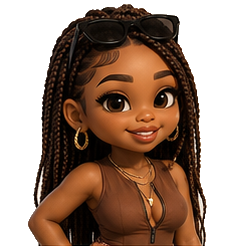
#> input picture yanna-popup-pack/source/expressions/yanna_face_01_sweet_smile.png, 246 x 246 px; its folder holds only this picture in this run
$ python check_transparency.py
#> lines starting #> are read from the running program, lines starting #| are printed output that depends on the picture; after the words box and inside, x2 and y2 are one past the last pixel; in counts of white or black regions, pixels touching at a corner belong together
#!/usr/bin/env python3
"""
check_transparency.py — verify every source PNG is a clean transparent cut-out.

For each PNG under source/ it reports:
    mode            (RGBA expected)
    has_alpha       does it carry an alpha channel at all?
    transparent%    share of fully-transparent pixels (a real cut-out is >0)
    opaque_bbox     tight box of visible pixels -> reveals wasted padding
    edge_clean      are the 1px borders fully transparent? (catches white boxes)
    verdict         OK / WARN / FAIL with a reason

Writes a summary table to stdout and manifest/transparency_report.csv.

Usage:  python3 scripts/check_transparency.py
"""

import csv
from pathlib import Path

from PIL import Image

PACK_ROOT = Path(__file__).resolve().parent.parent
SRC = PACK_ROOT / "source"
REPORT = PACK_ROOT / "manifest" / "transparency_report.csv"


# A real cut-out has a meaningful transparent area. Below this, the background
# was effectively never removed (a handful of stray alpha-0 pixels don't count).
OPAQUE_PCT = 1.0
# Full-body stickers legitimately touch the frame edge (braids, feet). Only treat
# the border as a "box" when MOST of the border ring is opaque.
BORDER_BOX_FRAC = 0.6


def analyze(path: Path):
    img = Image.open(path)
#> img is the input picture: PIL image 246x246 RGBA; mean R, G, B, A 151.6, 122, 102.1, 150.6
    mode = img.mode
#> mode = 'RGBA'
    row = {
        "file": str(path.relative_to(PACK_ROOT)),
        "mode": mode,
        "size": f"{img.width}x{img.height}",
        "has_alpha": False,
        "transparent_pct": 0.0,
        "border_opaque_pct": 0.0,
        "opaque_bbox": "",
        "verdict": "",
    }

    row["has_alpha"] = "A" in img.getbands()
    if mode != "RGBA":
        img = img.convert("RGBA")
    alpha = img.getchannel("A")
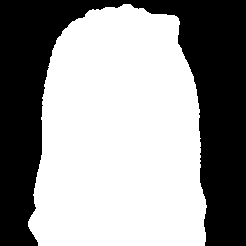
#> alpha: PIL image 246x246 L; 59.1% white; 1 black region, box (x1, y1, x2, y2) and area: (0, 0, 246, 246) 24771

    hist = alpha.histogram()
#> hist = 256 values, max 35745 at index 255, min 0 at index 1, mean 236.4
    total = img.width * img.height
#> total = 60516
    row["transparent_pct"] = round(100.0 * hist[0] / total, 2)
    row["opaque_bbox"] = str(alpha.getbbox() or "EMPTY")

    # fraction of the 1px border ring that is opaque (alpha > 128)
    w, h = img.size
#> w = 246; h = 246
    step_x, step_y = max(1, w // 60), max(1, h // 60)
#> step_x = 4; step_y = 4
    border = (
        [alpha.getpixel((x, 0)) for x in range(0, w, step_x)] +
        [alpha.getpixel((x, h - 1)) for x in range(0, w, step_x)] +
        [alpha.getpixel((0, y)) for y in range(0, h, step_y)] +
        [alpha.getpixel((w - 1, y)) for y in range(0, h, step_y)]
    )
#> border = 248 values, max 255 at index 72, min 0 at index 0, mean 43.19
    border_opaque = sum(1 for p in border if p > 128) / len(border)
#> border_opaque = 0.169
    row["border_opaque_pct"] = round(100.0 * border_opaque, 1)

    if not row["has_alpha"] or row["transparent_pct"] < OPAQUE_PCT:
        row["verdict"] = "FAIL: background not removed (image is opaque)"
    elif border_opaque > BORDER_BOX_FRAC:
        row["verdict"] = "WARN: most of the frame border is opaque (possible box/halo)"
    else:
        row["verdict"] = "OK"
    return row


def main():
    pngs = sorted(SRC.rglob("*.png"))
    if not pngs:
        print(f"No PNGs found under {SRC.relative_to(PACK_ROOT)}/.")
        print("Drop your stickers into source/reactions (etc.) and re-run.")
        return

    rows = [analyze(p) for p in pngs]
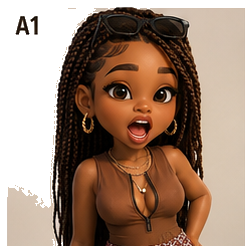
#> input picture yanna-popup-pack/source/mouths/yanna_mouth_01_A1_open_wide.png, 246 x 246 px
#> in analyze, img is the input picture: PIL image 246x246 RGBA; mean R, G, B, A 152.4, 123.9, 104.3, 196.7
#> in analyze (call 2), `alpha = img.getchannel("A")`:
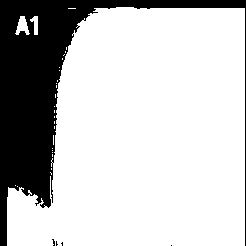
#> alpha: PIL image 246x246 L; 77.1% white; 5 black regions (4 under 20 px), largest, box (x1, y1, x2, y2) and area: (0, 0, 246, 246) 13809
#> in analyze (call 2), `hist = alpha.histogram()`: hist = 256 values, max 46683 at index 255, min 0 at index 1, mean 236.4
#> in analyze (call 2), `border = ( [alpha.getpixel((x, 0)) for x in range(0, w, step_x)] + [al..`: border = 248 values, max 255 at index 64, min 0 at index 0, mean 60.67
#> in analyze (call 2), `border_opaque = sum(1 for p in border if p > 128) / len(border)`: border_opaque = 0.238
#> rows = 2 items
    REPORT.parent.mkdir(exist_ok=True)
    with REPORT.open("w", newline="", encoding="utf-8") as f:
        w = csv.DictWriter(f, fieldnames=list(rows[0].keys()))
        w.writeheader()
        w.writerows(rows)

    name_w = max(len(r["file"]) for r in rows)
#> name_w = 48
    print(f"{'FILE'.ljust(name_w)}  {'MODE':5} {'TRANSP%':>7}  VERDICT")
#| FILE                                              MODE  TRANSP%  VERDICT
    print("-" * (name_w + 30))
    for r in rows:
        print(f"{r['file'].ljust(name_w)}  {r['mode']:5} {r['transparent_pct']:>6}%  {r['verdict']}")
#> this loop made 2 passes
#| source/expressions/yanna_face_01_sweet_smile.png  RGBA   40.93%  OK
#| source/mouths/yanna_mouth_01_A1_open_wide.png     RGBA   22.86%  OK

    ok = sum(r["verdict"] == "OK" for r in rows)
#> ok = 2
    warn = [r for r in rows if r["verdict"].startswith("WARN")]
#> warn = []
    fail = [r for r in rows if r["verdict"].startswith("FAIL")]
#> fail = []
    print(f"\nSummary: {ok} OK · {len(warn)} WARN · {len(fail)} FAIL   (of {len(rows)})")
#| Summary: 2 OK · 0 WARN · 0 FAIL   (of 2)
    if fail:
        print("FAIL (background not removed — not usable as a clean overlay until fixed):")
        for r in fail:
            print(f"   {r['file']}")
    print(f"Full report -> {REPORT.relative_to(PACK_ROOT)}")


if __name__ == "__main__":
    main()
